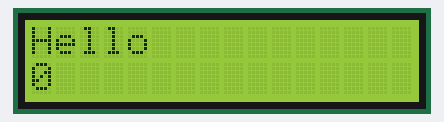
This sketch was run on a simulated Arduino Uno, built with avr-gcc and run on an emulated ATmega328P. On the bench: 16×2 character LCD.

Above: at 0.1 s.
At 4.1 s:
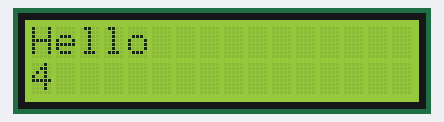
At 9.1 s:
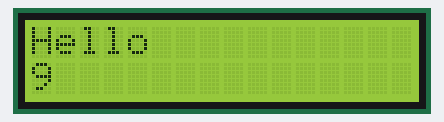
At 19.1 s:
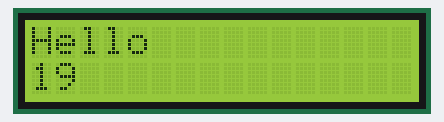
At 29.1 s:
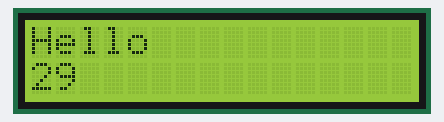
At 39.1 s:
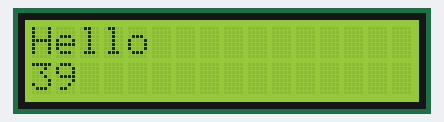

The sketch:

afisare_hello_led.ino
```cpp
#include<LiquidCrystal.h>

const int RSPin = 12;
const int EPin = 11;
const int D4Pin = 5;
const int D5Pin = 4;
const int D6Pin = 3;
const int D7Pin = 2;

const int trigPin = 9;
const int echoPin = 10;

long duration;
long distance;


LiquidCrystal lcd (RSPin , EPin, D4Pin , D5Pin , D6Pin, D7Pin);

void setup() {
  // put your setup code here, to run once:

 lcd.begin( 16 , 2); // 16 columns 2 rows
 lcd.print("Hello");

}

void loop() {

  lcd.setCursor( 0 , 1);
  lcd.print(millis()/1000);

}
```

Measured:
- what the display in image 1 shows lasts 1.0 s, from 4.0 s to 5.0 s
